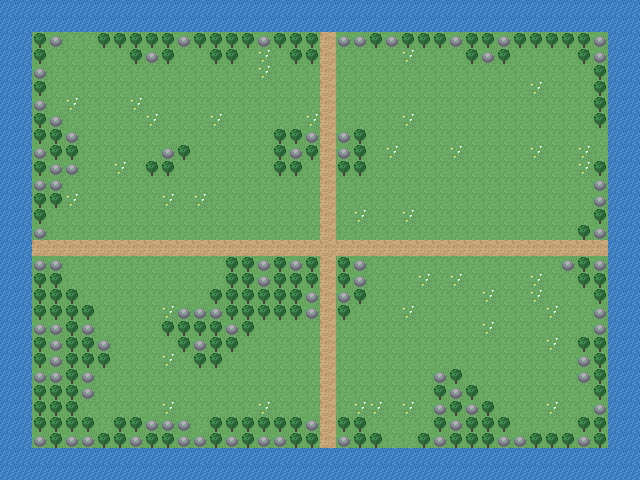

A 2D game scene composited from a Tiled map and its tileset images. What follows is a short description and the map's XML, with each tile layer's data collapsed to a summary:
An orthogonal 40x30 tile map with 16x16 px tiles, 2 tile layers (Nen, TrangTri), 1 hidden layer not drawn and 41 objects (28x coin, 7x zombie, 5x skeleton, george).

<map version="1.10" tiledversion="1.10.2" orientation="orthogonal" renderorder="right-down" width="40" height="30" tilewidth="16" tileheight="16" infinite="0" nextlayerid="6" nextobjectid="42">
 <tileset firstgid="1" name="gold_rush" tilewidth="16" tileheight="16" tilecount="9" columns="9">
  <image source="../images/tileset.png" width="144" height="16" />
 </tileset>
  <layer id="1" name="Nen" width="40" height="30">
   <data>[1200 cells, 1200 non-empty, 4 distinct tile ids]</data>
  </layer>
  <layer id="2" name="TrangTri" width="40" height="30">
   <data>[1200 cells, 260 non-empty, 2 distinct tile ids]</data>
  </layer>
  <layer id="3" name="VaCham" width="40" height="30" visible="0">
   <data>[1200 cells, 524 non-empty, 1 distinct tile ids]</data>
  </layer>
  <objectgroup id="4" name="DoiTuong">
   <object id="1" name="george" x="328" y="56" width="0" height="0" />
   <object id="2" name="coin" x="568" y="424" width="0" height="0" />
   <object id="3" name="coin" x="56" y="56" width="0" height="0" />
   <object id="4" name="coin" x="200" y="424" width="0" height="0" />
   <object id="5" name="coin" x="376" y="168" width="0" height="0" />
   <object id="6" name="coin" x="584" y="72" width="0" height="0" />
   <object id="7" name="coin" x="72" y="280" width="0" height="0" />
   <object id="8" name="coin" x="408" y="440" width="0" height="0" />
   <object id="9" name="coin" x="520" y="248" width="0" height="0" />
   <object id="10" name="coin" x="264" y="56" width="0" height="0" />
   <object id="11" name="coin" x="200" y="200" width="0" height="0" />
   <object id="12" name="coin" x="312" y="328" width="0" height="0" />
   <object id="13" name="coin" x="440" y="56" width="0" height="0" />
   <object id="14" name="coin" x="488" y="360" width="0" height="0" />
   <object id="15" name="coin" x="136" y="120" width="0" height="0" />
   <object id="16" name="coin" x="104" y="376" width="0" height="0" />
   <object id="17" name="coin" x="408" y="264" width="0" height="0" />
   <object id="18" name="coin" x="296" y="232" width="0" height="0" />
   <object id="19" name="coin" x="488" y="136" width="0" height="0" />
   <object id="20" name="coin" x="584" y="200" width="0" height="0" />
   <object id="21" name="coin" x="168" y="312" width="0" height="0" />
   <object id="22" name="coin" x="328" y="440" width="0" height="0" />
   <object id="23" name="coin" x="584" y="312" width="0" height="0" />
   <object id="24" name="coin" x="328" y="40" width="0" height="0" />
   <object id="25" name="coin" x="88" y="184" width="0" height="0" />
   <object id="26" name="coin" x="248" y="136" width="0" height="0" />
   <object id="27" name="coin" x="200" y="56" width="0" height="0" />
   <object id="28" name="coin" x="264" y="392" width="0" height="0" />
   <object id="29" name="coin" x="360" y="376" width="0" height="0" />
   <object id="30" name="zombie" x="232" y="184" width="0" height="0" />
   <object id="31" name="zombie" x="424" y="376" width="0" height="0" />
   <object id="32" name="zombie" x="520" y="360" width="0" height="0" />
   <object id="33" name="zombie" x="216" y="232" width="0" height="0" />
   <object id="34" name="zombie" x="56" y="88" width="0" height="0" />
   <object id="35" name="zombie" x="520" y="264" width="0" height="0" />
   <object id="36" name="zombie" x="312" y="408" width="0" height="0" />
   <object id="37" name="skeleton" x="584" y="328" width="0" height="0" />
   <object id="38" name="skeleton" x="88" y="280" width="0" height="0" />
   <object id="39" name="skeleton" x="552" y="280" width="0" height="0" />
   <object id="40" name="skeleton" x="520" y="168" width="0" height="0" />
   <object id="41" name="skeleton" x="120" y="216" width="0" height="0" />
  </objectgroup>
</map>
